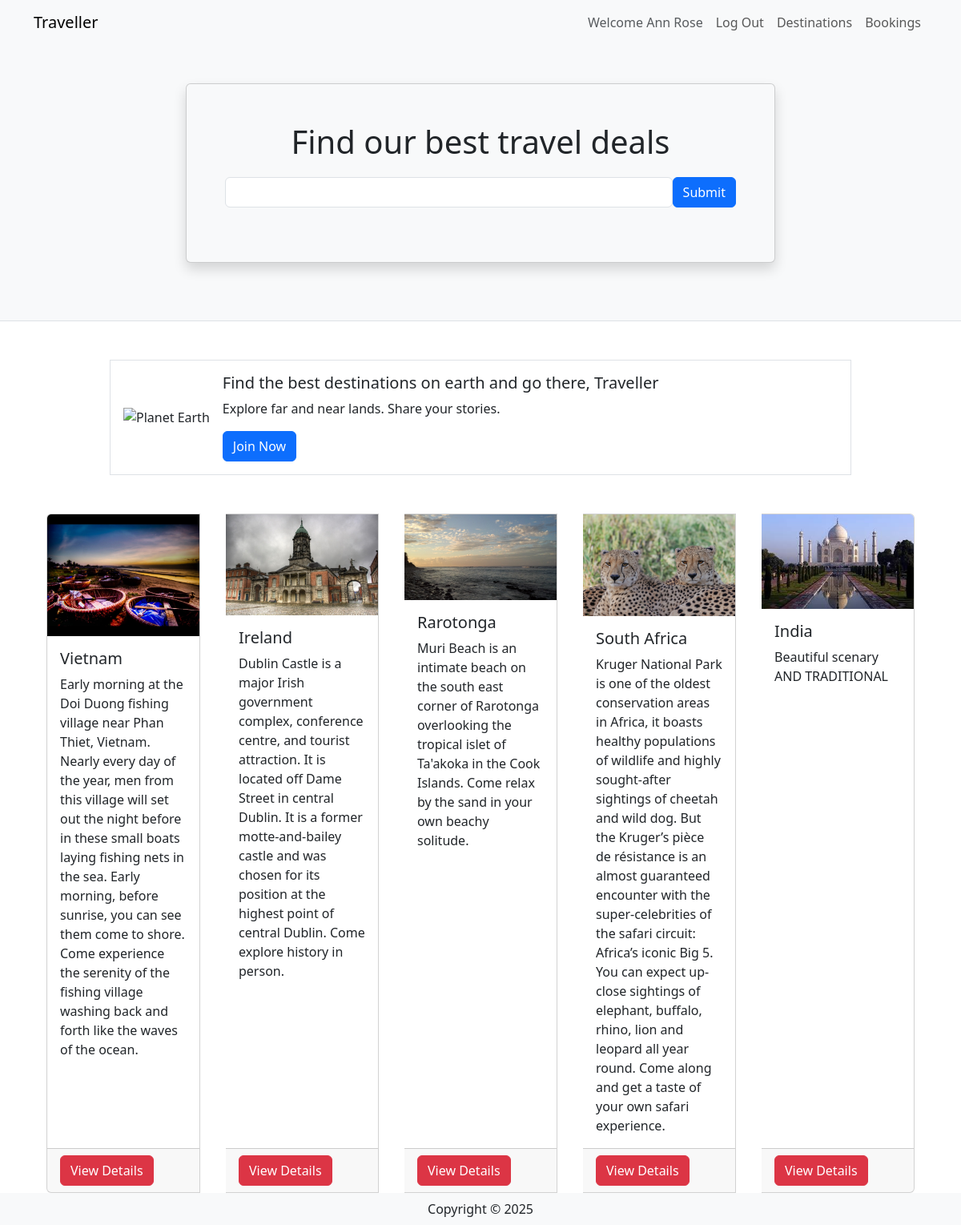
/ (signed in), run on the app's committed database.
### travel/models.py (models this page shows, shortened)
class User(db.Model, UserMixin):
    __tablename__ = 'users'
    id = db.Column(db.Integer, primary_key=True)
    name = db.Column(db.String(100), index=True, unique=True, nullable=False)
    emailid = db.Column(db.String(100), index=True, nullable=False)
    password_hash = db.Column(db.String(255), nullable=False)
    comments = db.relationship('Comment', backref='user')

class Destination(db.Model):
    __tablename__ = 'destinations'
    id = db.Column(db.Integer, primary_key=True)
    name = db.Column(db.String(80))
    description = db.Column(db.String(200))
    image = db.Column(db.String(400))
    currency = db.Column(db.String(3))
    comments = db.relationship('Comment', backref='destination')

### travel/views.py (the view)
@mainbp.route('/')
def index():
    destinations = db.session.scalars(db.select(Destination)).all()
    return render_template('index.html', destinations=destinations)

### travel/templates/index.html
{% extends 'base.html' %}
{% block header %}
      <div class="container">
         <div class="row justify-content-center mt-5 pb-4">
            <div class="col-md-8">
               <div class="card shadow p-5 mb-5 bg-light">
                  <h1 class="text-center mb-3">Find our best travel deals</h1>
                  <form class="form-inline d-flex flex-nowrap" action="{{url_for('main.search')}}" >
                     <input type="text" name="search" class="form-control flex-grow-1 my-1 mr-sm-2" id="SearchForm">
                     <button type="submit" class="flex-shrink-1 btn btn-primary my-1">Submit</button>
                   </form>
               </div>
            </div>
         </div>
      </div>
{% endblock %}
{% block content %}
      <div class="container">
         <div class="row mt-5 mb-5 justify-content-center">
            <div class="col-md-10">
               <div class="media border p-3 d-flex justify-content-start">
                  <img class="align-self-center me-3" style="max-width:120px"
                     src="https://upload.wikimedia.org/wikipedia/commons/thumb/2/22/Earth_Western_Hemisphere_transparent_background.png/600px-Earth_Western_Hemisphere_transparent_background.png"
                     alt="Planet Earth">
                  <div class="align-self-center media-body">
                     <h5 class="mt-0">Find the best destinations on earth and go there, Traveller</h5>
                     <p class="d-none d-sm-block">Explore far and near lands. Share your stories.</p>
                     <a href="#" class="btn btn-primary">Join Now</a>
                  </div>
               </div>
            </div>
         </div>
         <div class="card-group">
            {% for destination in destinations %}
            <div class="card mx-3">
               <img class="card-img-top"
                  src="{{ destination.image }}" alt="destination picture">
               <div class="card-body">
                  <h5 class="card-title">{{ destination.name }}</h5>
                  <p class="card-text">{{ destination.description }}</p>
               </div>
               <div class="card-footer"><a href="{{ url_for('destination.show', id=destination.id) }}" class ="btn btn-danger"> View Details </a></div>
            </div>
            {% endfor %}
         </div>
      </div>
{% endblock %}

### travel/templates/base.html (shortened to what this page needs)
<html>
<head>
   <link href="https://cdn.jsdelivr.net/npm/bootstrap@5.3.2/dist/css/bootstrap.min.css" rel="stylesheet">
</head>
<body>
   <header class="bg-light border-bottom">
      <nav class="navbar navbar-expand-lg navbar-light bg-light">
         <div class="container">
            <a href="/" class="navbar-brand">Traveller</a>
            <div class="collapse navbar-collapse justify-content-end" id="navbarSupportedContent">
               <div class="navbar-nav ml-auto">
                  {% if current_user.is_authenticated %}
                     <a class="nav-item nav-link disabled text-muted" href="#">Welcome {{current_user.name}}</a>
                     <a class="nav-item nav-link" href="{{ url_for('auth.logout') }}">Log Out</a>
                  {% else %}
                     <a class="nav-item nav-link" href="{{ url_for('auth.register') }}">Register</a>
                     <a class="nav-item nav-link" href="{{ url_for('auth.login') }}">Log In</a>
                  {% endif %}
                  <a class="nav-item nav-link" href="{{ url_for('destination.create') }}">Destinations</a>
                  <a class="nav-item nav-link" href="#">Bookings</a>
               </div>
            </div>
         </div>
      </nav>
      {% block header %}
      {% endblock %}
   </header>
   {% block content %}
   {% endblock %}
    <footer class="footer">
        <div class="text-center py-2 bg-light">
            <span class="text-dark">Copyright &copy; {{ year }}</span>
        </div>
    </footer>
   </body>
</html>

### data on the page
User: name "Ann Rose"
Destination: image (picture), name "Vietnam", description "Early morning at the Doi Duong fishing village near Phan Thiet, Vietnam. Nearly every day of the year, men from this village will set out the night before in these small boats laying fishing nets in the sea. Early morning, before sunrise, you can see them come to shore. Come experience the serenity of the fishing village washing back and forth like the waves of the ocean."
Destination: image (picture), name "Ireland", description "Dublin Castle is a major Irish government complex, conference centre, and tourist attraction. It is located off Dame Street in central Dublin. It is a former motte-and-bailey castle and was chosen for its position at the highest point of central Dublin. Come explore history in person."
Destination: image (picture), name "Rarotonga", description "Muri Beach is an intimate beach on the south east corner of Rarotonga overlooking the tropical islet of Ta'akoka in the Cook Islands. Come relax by the sand in your own beachy solitude."
Destination: image (picture), name "South Africa", description "Kruger National Park is one of the oldest conservation areas in Africa, it boasts healthy populations of wildlife and highly sought-after sightings of cheetah and wild dog. But the Kruger’s pièce de résistance is an almost guaranteed encounter with the super-celebrities of the safari circuit: Africa’s iconic Big 5. You can expect up-close sightings of elephant, buffalo, rhino, lion and leopard all year round. Come along and get a taste of your own safari experience."
Destination: image (picture), name "India", description "Beautiful scenary AND TRADITIONAL"
